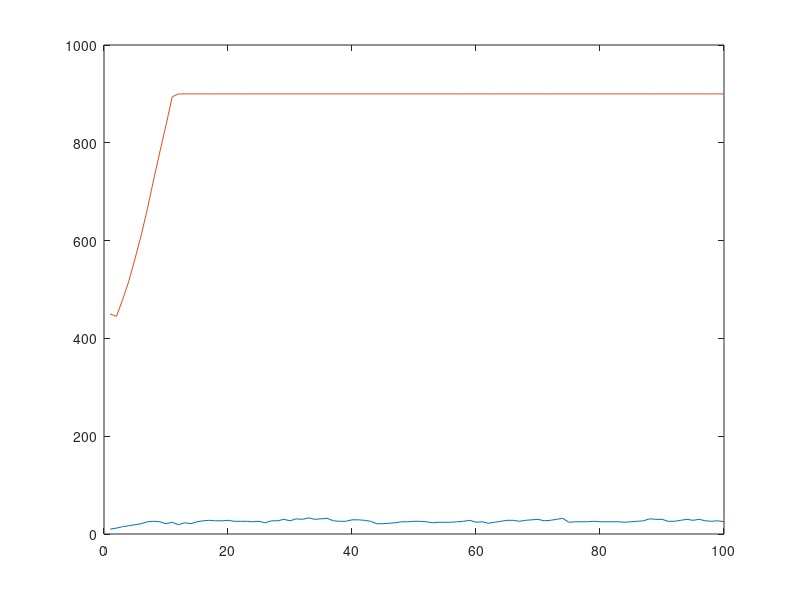

Recreate this plot in MATLAB.
%%%%%%%%%%%%%%%%%%%%%%%%%%%%%%%%%%%%%%%%%%%%%%%%%%%%%%%%%%%%%%%%%%%%%%%%%%
% metacommunity predator-prey model with evolving partners
% model aims to look at effects of predator evolution on coexistence of
% prey, and or predators
%
% writen by Tim Farkas, 2015/16 after Mark Urban model 2009
%%%%%%%%%%%%%%%%%%%%%%%%%%%%%%%%%%%%%%%%%%%%%%%%%%%%%%%%%%%%%%%%%%%%%%%%%%

%% initialize script

clear all

%% initialize habitat conditions

nhabs = 1; % number of habitats
npredsites = 100; % maximum number of predators per habitat
maxprey = 9; % size of predator territory (max number of prey attacked)
npreysites = npredsites * maxprey; % number of microsites per habitat

%% initialize population parameters

npredsp = 1; % number of predator species
npreysp = 1; % number of prey species
maxint = npredsp * npreysp * npreysites; % max p-p interactions

mort = [0.2] .* ones(1, npredsp); % baseline predator mortality rates

% initialize predator-prey conversion efficiencies
ceff = [0.1] .* ones(npredsp, npreysp);

% attack rates, first as 2D matrix with prey cols and pred rows
% then as 3D array with sites as rows, prey cols, and pred z-dim
attkm = [0.9] .* ones(npredsp, npreysp); % m for matrix
attki = permute(attkm, [3 2 1]); % make 3D (i for intermediate)
attka = repelem(attki, npreysites, 1, 1); % individual attack rates (a for array)

birt = [.1] .* ones(1, npreysp); % prey birth rates

%% initialize matrices to follow occupancy in sites

preyocc = zeros(npreysites, npreysp); % occupancy of prey at their sites
predoccp = zeros(npredsites, npredsp); % occupancy of predators

nprey = ceil(npreysites / 2 / npreysp * ones(1, npreysp)); % starting number of prey
npred = ceil(npredsites / 10 / npredsp * ones(1, npredsp)); % starting number of predators

% set initial locations of prey and predators
preyloc = datasample(1:npreysites, sum(nprey), 'Replace', false); % prey
sampvec = repelem(1:npreysp, nprey);
lind = preyloc + (sampvec - 1) * size(preyocc, 1); % get linear indices
preyocc(lind) = 1; % fill in prey

predloc = datasample(1:npredsites, sum(npred), 'Replace', false); % predators
sampvec = repelem(1:npredsp, npred);
lind = predloc + (sampvec - 1) * size(predoccp, 1); % get linear indices
predoccp(lind) = 1; % fill in predators

% make prey-site sized matrix showing which sites are threatened by the
% presence of a predator

predocc = permute(predoccp, [1 3 2]); % z-dimension predator species
predocc3D = repelem(predocc, maxprey, 1, 1);
predocc = permute(predocc3D, [1, 3, 2]);
predoccrep = repmat(predocc3D, 1, npreysp, 1); % expand for all prey sp.
preyoccrep = repmat(preyocc, 1, 1, npredsp);
%% start time loop
time = 100;

% output matrices
outpred = zeros(time, npredsp + 1); % open predator matrix
outprey = zeros(time, npreysp + 1); % open prey matrix
outpred(:, 1) = time; % input time
outprey(:, 1) = time; % input time
outpred(1, 2:npredsp+1) = npred; % input starting predator abundances
outprey(1, 2:npreysp+1) = nprey; % input starting prey abundances

for i = 2:time;
    
    %% predators eat some prey
    
    % expand for pred sp.
    meet = preyoccrep .* predoccrep; % check for predator-prey encounters
    
    % random numbers to check against attack rate
    thresh = reshape(rand(maxint, 1), [npreysites, npreysp, npredsp]);
    predate = thresh .* meet > (1 - attka); % find successful predation
    preyocc(find(sum(predate, 3) == 1)) = 0; % kill eaten prey
    
    % number each prey sp. (cols) eat by each pred sp. (rows)
    neat = permute(sum(predate, 1), [3, 2, 1]);
    
    % background predator mortality
    % need to make this a fitness based mortality
    
    predoccp(find(rand(npredsites, npredsp) .* predoccp > ...
        (1 - mort(:, 1))),1) = 0;
    predocc = permute(predoccp, [1 3 2]); % z-dimension predator species
    predocc3D = repelem(predocc, 2, 1, 1);
    predocc = permute(predocc3D, [1, 3, 2]);
    
    %% prey and predators have offspring and randomly fill sites
    
    % prey
    openprey = find(sum(preyocc, 2) == 0); % indices for open sites
    preyoff = ceil(birt .* sum(preyocc, 1)); % number of prey offspring
    maxoff = min([length(openprey), sum(preyoff)]); % max no. offspring
    sampvec = repelem(1:npreysp, preyoff);
    
    if length(openprey) > sum(preyoff) % more sites than offspring
        
        % randomly select sites to fill
        openprey = datasample(openprey, maxoff, 'Replace', false);
        
    elseif length(openprey) < sum(preyoff) % more offspring than sites
        
        % randomly select offspring to populate site
        sampvec = datasample(sampvec, maxoff, 'Replace', false);
        
    end
    
    lind = openprey' + (sampvec - 1) * size(preyocc, 1); % get linear indices
    preyocc(lind) = 1; % fill in prey
    
    % predators
    openpred = find(sum(predoccp, 2) == 0); % indices for open sites
    predoff = sum(ceil(ceff .* neat), 2); % number of predator offspring
    maxoff = min([length(openpred) sum(sum(predoff))]);
    sampvec = repelem(1:npredsp, predoff);
    
    if length(openpred) > sum(predoff) % more sites than offspring
        
        % randomly select sites to fill
        openpred = datasample(openpred, maxoff, 'Replace', false);
        
    elseif length(openpred) < sum(predoff) % more offspring than sites
        
        % randomly select offspring to populate site
        sampvec = datasample(sampvec, maxoff, 'Replace', false);
        
    end
    
    lind = openpred' + (sampvec - 1) * size(predoccp, 1); % get linear indices
    predoccp(lind) = 1; % fill in prey
    
    outpred(i, 2:npredsp + 1) = sum(predoccp);
    outprey(i, 2:npredsp + 1) = sum(preyocc);
end

plot(1:time, outpred(:,2), 1:time, outprey(:,2))